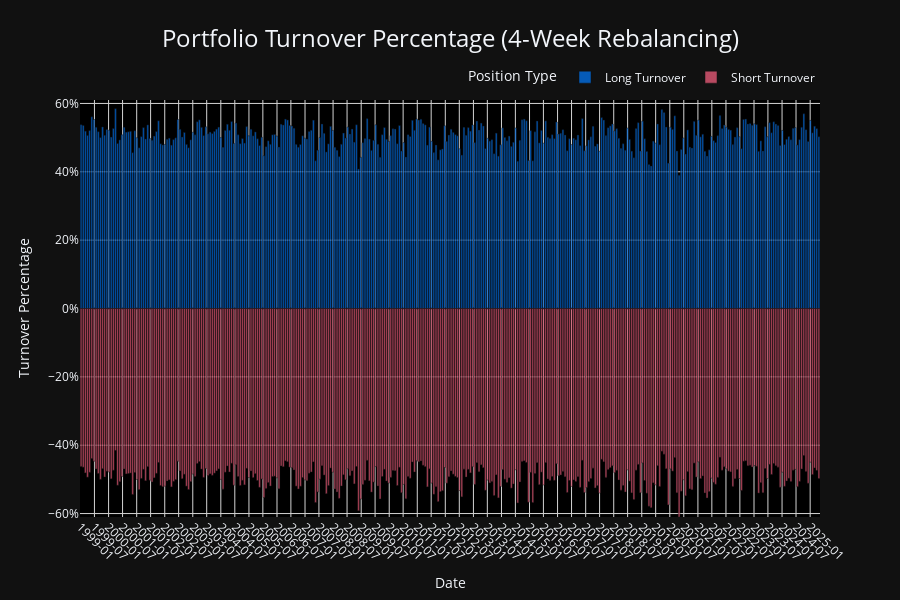

Notebook cell for this chart:
### Markdown cell above
**Portfolio Turnover Plot:**
This visualization depicts the portfolio turnover over time, often separated into long and short positions, aiding in the assessment of trading costs and strategy stability.

### Code cell
evaluator.turnover_plot

### Figure 1 — Plotly figure (JSON) as saved in the notebook; plotly's stock layout.template omitted (floating-point values rounded to 4 significant figures; data arrays with more than 128 entries replaced by an {"elided": "..."} marker saying what was removed)
{"data": [{"marker": {"color": "rgba(0, 123, 255, 0.7)"}, "name": "Long Turnover", "type": "bar", "x": {"elided": "344 str values"}, "y": {"elided": "344 float values"}}, {"marker": {"color": "rgba(255, 99, 132, 0.7)"}, "name": "Short Turnover", "type": "bar", "x": {"elided": "344 str values"}, "y": {"elided": "344 float values"}}], "layout": {"barmode": "relative", "height": 600, "hovermode": "x unified", "legend": {"orientation": "h", "title": {"text": "Position Type"}, "x": 1, "xanchor": "right", "y": 1.02, "yanchor": "bottom"}, "plot_bgcolor": "black", "title": {"font": {"size": 24}, "text": "Portfolio Turnover Percentage (4-Week Rebalancing)", "x": 0.5, "xanchor": "center", "y": 0.95, "yanchor": "top"}, "xaxis": {"dtick": "M6", "gridcolor": "lightgrey", "showgrid": true, "tickangle": 45, "tickformat": "%Y-%m", "title": {"text": "Date"}}, "yaxis": {"gridcolor": "lightgrey", "range": [-61.01, 61.01], "showgrid": true, "ticksuffix": "%", "title": {"text": "Turnover Percentage"}, "zeroline": true, "zerolinecolor": "black", "zerolinewidth": 2}}}
